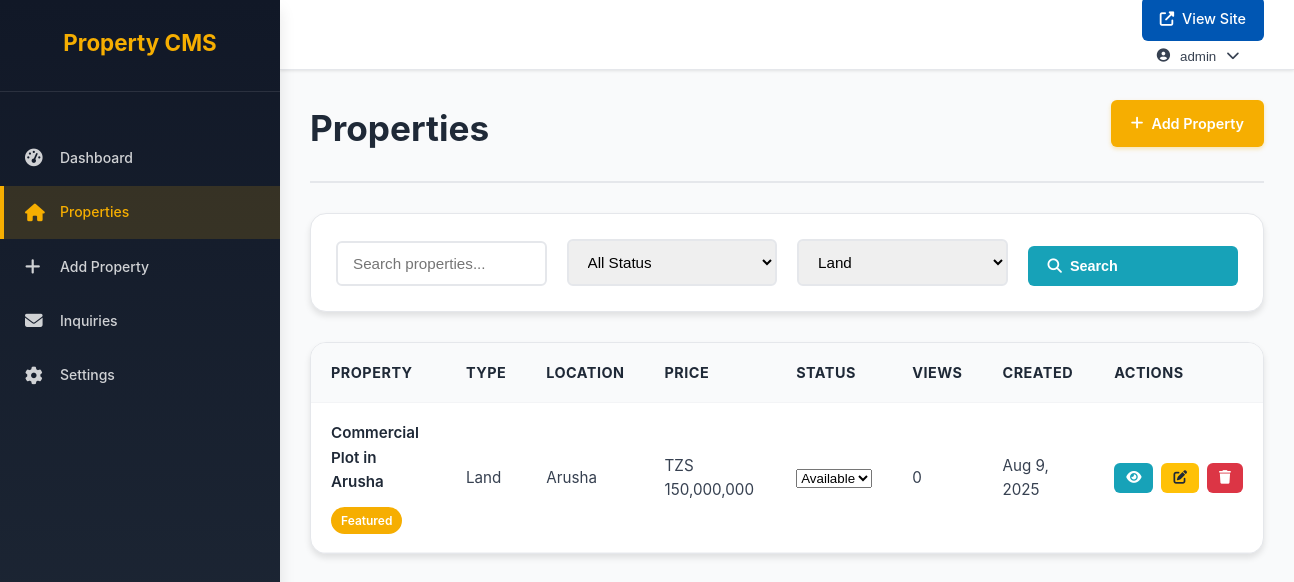
The app's page /admin/properties.php?type=land (signed in) with its own data.
### tables this page shows
CREATE TABLE IF NOT EXISTS properties (
    id INT AUTO_INCREMENT PRIMARY KEY,
    title VARCHAR(255) NOT NULL,
    description TEXT,
    property_type ENUM('house', 'apartment', 'land', 'commercial') NOT NULL,
    location VARCHAR(255) NOT NULL,
    price DECIMAL(15,2) NOT NULL,
    bedrooms INT DEFAULT 0,
    bathrooms INT DEFAULT 0,
    area DECIMAL(10,2) DEFAULT 0,
    images JSON,
    featured BOOLEAN DEFAULT FALSE,
    status ENUM('available', 'sold', 'pending') DEFAULT 'available',
    views INT DEFAULT 0,
    created_at TIMESTAMP DEFAULT CURRENT_TIMESTAMP,
    updated_at TIMESTAMP DEFAULT CURRENT_TIMESTAMP ON UPDATE CURRENT_TIMESTAMP
);

### admin/properties.php (the view, shortened to what this page needs)
<?php
$db = Database::getInstance()->getConnection();
$search = trim($_GET['search'] ?? '');
$type_filter = $_GET['type'] ?? '';
$page = max(1, intval($_GET['page'] ?? 1));
$per_page = 10;
$conditions = [];
$params = [];
if (!empty($type_filter)) {
    $conditions[] = "property_type = ?";
    $params[] = $type_filter;
}
$where_clause = !empty($conditions) ? 'WHERE ' . implode(' AND ', $conditions) : '';
try {
    $offset = ($page - 1) * $per_page;
    $sql = "SELECT * FROM properties $where_clause ORDER BY created_at DESC LIMIT $per_page OFFSET $offset";
    $stmt = $db->prepare($sql);
    $stmt->execute($params);
    $properties = $stmt->fetchAll();
} catch (PDOException $e) {
    $properties = [];
    $total_properties = 0;
    $total_pages = 0;
    $error = "Error fetching properties: " . $e->getMessage();
}
?>
<!DOCTYPE html>
<html lang="en">
<head>
    <link rel="stylesheet" href="admin-styles.css">
    <link rel="stylesheet" href="styles.css">
    <link rel="stylesheet" href="https://cdnjs.cloudflare.com/ajax/libs/font-awesome/6.4.0/css/all.min.css">
</head>
<body>
    <div class="admin-layout">
        <?php include 'includes/sidebar.php'; ?>
        <div class="main-content">
            <?php include 'includes/header.php'; ?>
            <div class="content-area">
                <div class="page-header">
                    <h1>Properties</h1>
                    <div class="page-actions">
                        <a href="add-property.php" class="btn-primary">
                            <i class="fas fa-plus"></i>
                            Add Property
                        </a>
                    </div>
                </div>
                <div class="filters-section">
                    <form method="GET" class="filters-form">
                        <div class="filter-row">
                            <div class="filter-group">
                                <input type="text" name="search" placeholder="Search properties..."
                                       value="<?php echo htmlspecialchars($search); ?>">
                            </div>
                            <div class="filter-group">
                                <select name="status">
                                    <option value="">All Status</option>
                                </select>
                            </div>
                            <div class="filter-group">
                                <select name="type">
                                    <option value="land" <?php echo $type_filter === 'land' ? 'selected' : ''; ?>>Land</option>
                                </select>
                            </div>
                            <button type="submit" class="btn-search">
                                <i class="fas fa-search"></i>
                                Search
                            </button>
                        </div>
                    </form>
                </div>
                <div class="table-container">
                    <table class="data-table">
                        <thead>
                            <tr>
                                <th>Property</th>
                                <th>Type</th>
                                <th>Location</th>
                                <th>Price</th>
                                <th>Status</th>
                                <th>Views</th>
                                <th>Created</th>
                                <th>Actions</th>
                            </tr>
                        </thead>
                        <tbody>
                            <?php if (empty($properties)): ?>
                                <tr>
                                    <td colspan="8" class="no-data">No properties found.</td>
                                </tr>
                            <?php else: ?>
                                <?php foreach ($properties as $property): ?>
                                    <tr>
                                        <td>
                                            <div class="property-info">
                                                <h4><?php echo htmlspecialchars($property['title']); ?></h4>
                                                <?php if ($property['featured']): ?>
                                                    <span class="featured-badge">Featured</span>
                                                <?php endif; ?>
                                            </div>
                                        </td>
                                        <td><?php echo ucfirst(htmlspecialchars($property['property_type'])); ?></td>
                                        <td><?php echo htmlspecialchars($property['location']); ?></td>
                                        <td>TZS <?php echo number_format($property['price']); ?></td>
                                        <td>
                                            <form method="POST" class="inline-form">
                                                <select name="status" onchange="this.form.submit()">
                                                    <option value="available" <?php echo $property['status'] === 'available' ? 'selected' : ''; ?>>Available</option>
                                                </select>
                                            </form>
                                        </td>
                                        <td><?php echo number_format($property['views']); ?></td>
                                        <td><?php echo date('M j, Y', strtotime($property['created_at'])); ?></td>
                                        <td>
                                            <div class="action-buttons">
                                                <a href="../sales.php?view=<?php echo $property['id']; ?>" target="_blank"
                                                   class="btn-action btn-view" title="View">
                                                    <i class="fas fa-eye"></i>
                                                </a>
                                                <a href="edit-property.php?id=<?php echo $property['id']; ?>"
                                                   class="btn-action btn-edit" title="Edit">
                                                    <i class="fas fa-edit"></i>
                                                </a>
                                                <a href="?delete=<?php echo $property['id']; ?>"
                                                   class="btn-action btn-delete" title="Delete"
                                                   onclick="return confirm('Are you sure you want to delete this property?')">
                                                    <i class="fas fa-trash"></i>
                                                </a>
                                            </div>
                                        </td>
                                    </tr>
                                <?php endforeach; ?>
                            <?php endif; ?>
                        </tbody>
                    </table>
                </div>
            </div>
        </div>
    </div>
</body>
</html>

### admin/admin-styles.css (style rules this page uses)
:root { --primary-color: #f6ae01; --primary-hover: #e29f01; --secondary-color: #0056b3; --success-color: #28a745; --danger-color: #dc3545; --warning-color: #ffc107; --info-color: #17a2b8; --dark-color: #343a40; --light-color: #f8f9fa; --white: #ffffff; --gray-100: #f8f9fa; --gray-200: #e9ecef; --gray-300: #dee2e6; --gray-400: #ced4da; --gray-500: #adb5bd; --gray-600: #6c757d; --gray-700: #495057; --gray-800: #343a40; --gray-900: #212529; --sidebar-width: 250px; --header-height: 60px; --border-radius: 6px; --box-shadow: 0 2px 4px rgba(0, 0, 0, 0.1); --transition: all 0.3s ease; }
* { margin: 0; padding: 0; box-sizing: border-box; }
body { font-family: -apple-system, BlinkMacSystemFont, "Segoe UI", Roboto, "Helvetica Neue", Arial, sans-serif; line-height: 1.6; color: var(--gray-800); background-color: var(--gray-100); }
.admin-layout { display: flex; min-height: 100vh; }
.main-content { flex: 1; margin-left: var(--sidebar-width); display: flex; flex-direction: column; }
.content-area { flex: 1; padding: 30px; }
.page-header { display: flex; justify-content: space-between; align-items: center; margin-bottom: 30px; }
.page-header h1 { font-size: 2rem; color: var(--gray-800); }
.page-actions { display: flex; gap: 10px; }
.btn-primary, .btn-secondary, .btn-success, .btn-danger, .btn-warning, .btn-info { display: inline-flex; align-items: center; gap: 8px; padding: 10px 20px; border: none; border-radius: var(--border-radius); font-size: 0.9rem; font-weight: 500; text-decoration: none; cursor: pointer; transition: var(--transition); }
.btn-primary { background: var(--primary-color); color: var(--white); }

### records on screen
properties: title "Commercial Plot in Arusha", featured "Featured", property_type "Land", location "Arusha", price "150,000,000", status "Available", views "0", created_at "Aug 9, 2025"

### other values on screen
$user['username'] "admin"
